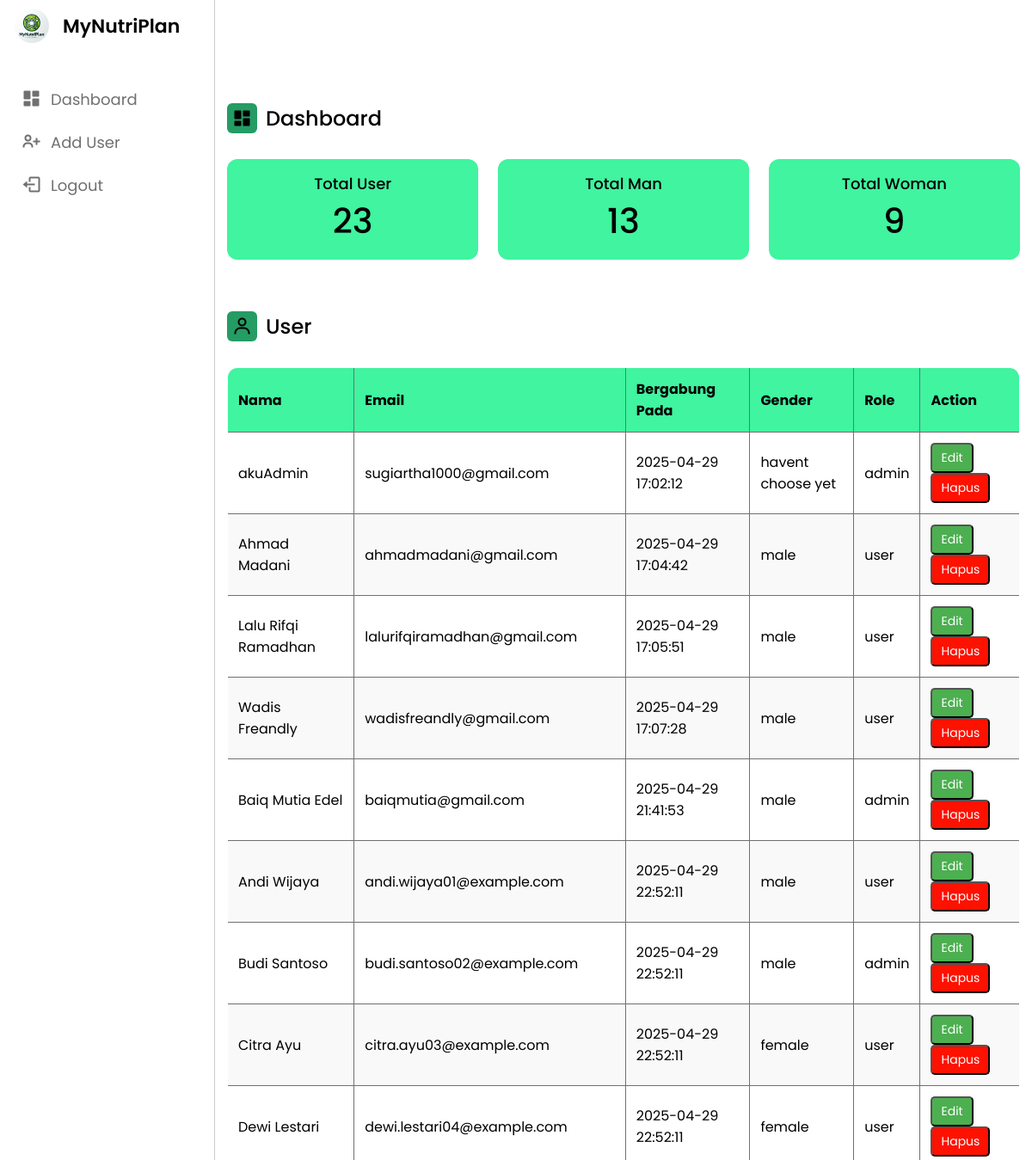
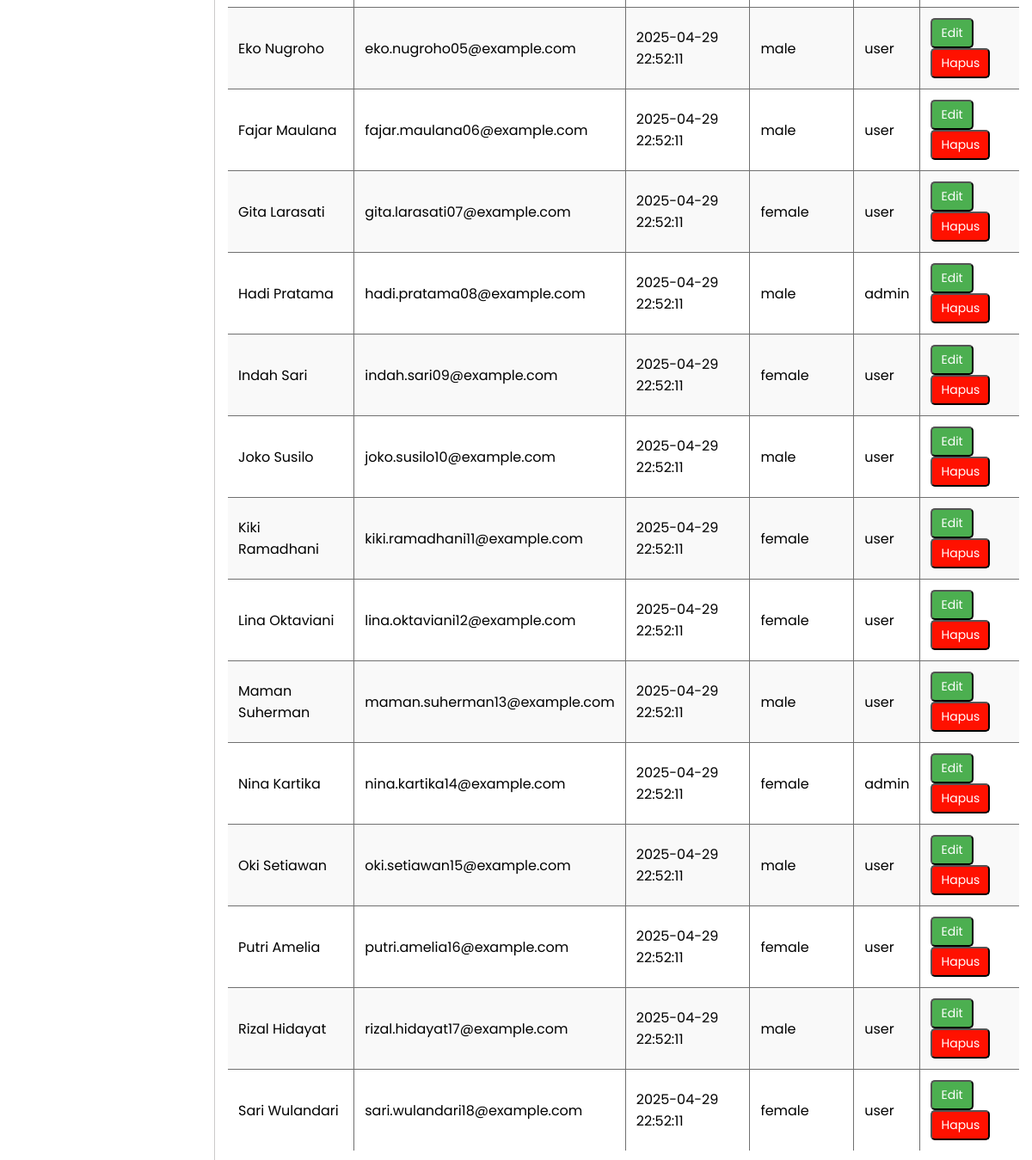
/admin/admin_dashboard.php, run on the app's committed database (2 pictures, top to bottom).
### tables this page shows
CREATE TABLE crud_113 (
  id INT(11) NOT NULL AUTO_INCREMENT,
  name VARCHAR(100) NOT NULL,
  email VARCHAR(100) NOT NULL UNIQUE,
  password VARCHAR(255) NOT NULL,
  role ENUM('user','admin') DEFAULT 'user',
  created_at TIMESTAMP NOT NULL DEFAULT current_timestamp(),
  gender ENUM('male','female','havent choose yet') DEFAULT 'havent choose yet',
  PRIMARY KEY (id)
);

### admin/admin_dashboard.php (the view, shortened to what this page needs)
<?php
  include '../config/config.php';
?>
<!DOCTYPE html>
<html lang="en">
<head>
  <link rel="stylesheet" href="../style/admin_dashboard.css">
  <link href='https://unpkg.com/boxicons@2.1.4/css/boxicons.min.css' rel='stylesheet'>
</head>
<body>
  <nav>
    <div class="logo-name">
      <div class="logo-image">
        <img src="../assets/image/profile.jpg" alt="">
      </div>
      <span class="logo_name">MyNutriPlan</span>
    </div>
    <div class="menu-items">
      <ul>
        <li>
          <a href="admin_dashboard.php">
            <i class='bx bxs-dashboard'></i>
            <span class="link-name">Dashboard</span>
          </a>
        </li>
      </ul>
      <ul>
        <li>
          <a href="add_user.php">
            <i class='bx bx-user-plus'></i>
            <span class="link-name">Add User</span>
          </a>
        </li>
      </ul>
      <ul class="logout-mode">
        <li>
          <a href="../auth/logout.php">
            <i class='bx bx-log-out' ></i>
            <span class="link-name">Logout</span>
          </a>
        </li>
      </ul>
    </div>
  </nav>
  <section class="dashboard">
    <div class="dash-content">
      <div class="overview">
        <div class="title">
          <i class='bx bxs-dashboard'></i>
          <span class="text">Dashboard</span>
        </div>
        <div class="boxes">
          <div class="box box1">
            <span class="text">Total User</span>
            <span class="number">
            <?php
              $sql = "SELECT COUNT(*) AS total FROM crud_113";
              $result = mysqli_query($conn, $sql);
              if ($row = mysqli_fetch_assoc($result)) {
                echo $row['total'];
              }
            ?></span>
          </div>
          <div class="box box2">
            <span class="text">Total Man</span>
            <span class="number">
            <?php
              $sql = "SELECT COUNT(*) AS total FROM crud_113 WHERE gender = 'male'";
              $result = mysqli_query($conn, $sql);
              if ($row = mysqli_fetch_assoc($result)) {
                echo $row['total'];
              }
            ?></span>
          </div>
          <div class="box box3">
            <span class="text">Total Woman</span>
            <span class="number">
            <?php
              $sql = "SELECT COUNT(*) AS total FROM crud_113 WHERE gender = 'female'";
              $result = mysqli_query($conn, $sql);
              if ($row = mysqli_fetch_assoc($result)) {
                  echo $row['total'];
              }
            ?></span>
          </div>
        </div>
      </div>
      <div class="activity">
        <div class="title">
          <i class='bx bx-user' ></i>
          <span class="text">User</span>
        </div>
        <div class="activity-data">
          <?php
            $sql = "SELECT * FROM crud_113";
            $result = mysqli_query($conn, $sql);
            if (mysqli_num_rows($result) > 0) {
              echo "<table>";
              echo "<thead>";
              echo "<tr>";
              echo "<th>Nama</th>";
              echo "<th>Email</th>";
              echo "<th>Bergabung Pada</th>";
              echo "<th>Gender</th>";
              echo "<th>Role</th>";
              echo "<th>Action</th>";
              echo "</tr>";
              echo "</thead>";
              echo "<tbody>";
              while ($row = mysqli_fetch_array($result)) {
                echo "<tr>";
                echo "<td>" . $row['name'] . "</td>";
                echo "<td>" . $row['email'] . "</td>";
                echo "<td>" . $row['created_at'] . "</td>";
                echo "<td>" . $row['gender'] . "</td>";
                echo "<td>" . $row['role'] . "</td>";
                echo "<td>
                        <form action='edit_user.php' method='POST' style='display:inline;'>
                          <input type='hidden' name='id' value='" . $row['id'] . "'>
                          <button type='submit' class='btn-edit'>Edit</button>
                        </form>
                        <form action='delete_user.php' method='POST' style='display:inline;'>
                          <input type='hidden' name='id' value='" . $row['id'] . "'>
                          <button type='submit' class='btn-delete' onclick=\"return confirm('Yakin ingin menghapus?')\">Hapus</button>
                        </form>
                      </td>";
                echo "</tr>";
              }
              echo "</tbody>";
              echo "</table>";
            } else {
              echo "No records found";
            }
          ?>
        </div>
      </div>
    </div>
  </section>
</body>
</html>

### style/admin_dashboard.css (style rules this page uses)
body { min-height: 100vh; }
.dashboard { position: relative; left: 250px; background-color: var(--panel-color); min-height: 100vh; width: calc(100% - 250px); padding: 10px 14px; transition: var(--tran-05); }
.dashboard .dash-content { padding-top: 50px; }
.dash-content .title { display: flex; align-items: center; margin: 60px 0 30px 0; }
.dash-content .title i { position: relative; height: 35px; width: 35px; background-color: var(--primary-color); border-radius: 6px; color: var(--title-icon-color); display: flex; align-items: center; justify-content: center; font-size: 24px; }
.dash-content .title .text { font-size: 24px; font-weight: 500; color: var(--text-color); margin-left: 10px; }
.dash-content .boxes { display: flex; align-items: center; justify-content: space-between; flex-wrap: wrap; }
.dash-content .boxes .box { display: flex; flex-direction: column; align-items: center; border-radius: 12px; width: calc(100% / 3 - 15px); padding: 15px 20px; background-color: var(--box1-color); transition: var(--tran-05); }
.boxes .box .text { white-space: nowrap; font-size: 18px; font-weight: 500; color: var(--text-color); }
.boxes .box .number { font-size: 40px; font-weight: 500; color: var(--text-color); }
table { width: 100%; border-collapse: collapse; margin-top: 20px; border-radius: 12px; overflow: hidden; }
table, th, td { border: 1px solid var(--black-light-color); }
th, td { padding: 12px; text-align: left; }
thead { background-color: var(--box1-color); color: var(--text-color); }
tbody tr:nth-child(even) { background-color: #f9f9f9; }
.btn-edit, .btn-delete { padding: 5px 10px; text-decoration: none; border-radius: 5px; font-size: 14px; }
.btn-edit { background-color: #4CAF50; color: white; }
.btn-delete { background-color: #ff1100; color: white; }

### style/config.css (style rules this page uses)
* { margin: 0; padding: 0; box-sizing: border-box; font-family: 'Poppins', sans-serif; }
:root { --primary-color: #249c64; --text-color: #000; --black-light-color: #707070; --border-color: #cccbcb; --box1-color: #40f4a0; --tran-05: all 0.5s ease; --tran-03: all 0.3s ease; --tran-03: all 0.2s ease; }

### style/navbar.css (style rules this page uses)
nav { position: fixed; top: 0; left: 0; height: 100%; width: 250px; padding: 10px 14px; background-color: var(--panel-color); border-right: 1px solid var(--border-color); transition: var(--tran-05); }
nav .logo-name { display: flex; align-items: center; }
nav .logo-image { display: flex; justify-content: center; min-width: 45px; }
nav .logo-image img { width: 40px; object-fit: cover; border-radius: 50%; }
nav .logo-name .logo_name { font-size: 22px; font-weight: 600; color: var(--text-color); margin-left: 14px; transition: var(--tran-05); }
nav .menu-items { margin-top: 40px; height: calc(100% - 90px); display: flex; flex-direction: column; }
.menu-items li { list-style: none; }
.menu-items li a { display: flex; align-items: center; height: 50px; text-decoration: none; position: relative; }
.menu-items li a i { font-size: 24px; min-width: 45px; height: 100%; display: flex; align-items: center; justify-content: center; color: var(--black-light-color); }
.menu-items li a .link-name { font-size: 18px; font-weight: 400; color: var(--black-light-color); transition: var(--tran-05); }

### data on the page
crud_113: name "akuAdmin", email "sugiartha1000@gmail.com", created_at "2025-04-29 17:02:12", gender "havent choose yet", role "admin"
crud_113: name "Ahmad Madani", email "ahmadmadani@gmail.com", created_at "2025-04-29 17:04:42", gender "male", role "user"
crud_113: name "Lalu Rifqi Ramadhan", email "lalurifqiramadhan@gmail.com", created_at "2025-04-29 17:05:51", gender "male", role "user"
crud_113: name "Wadis Freandly", email "wadisfreandly@gmail.com", created_at "2025-04-29 17:07:28", gender "male", role "user"
crud_113: name "Baiq Mutia Edel", email "baiqmutia@gmail.com", created_at "2025-04-29 21:41:53", gender "male", role "admin"
crud_113: name "Andi Wijaya", email "andi.wijaya01@example.com", created_at "2025-04-29 22:52:11", gender "male", role "user"
crud_113: name "Budi Santoso", email "budi.santoso02@example.com", created_at "2025-04-29 22:52:11", gender "male", role "admin"
crud_113: name "Citra Ayu", email "citra.ayu03@example.com", created_at "2025-04-29 22:52:11", gender "female", role "user"
crud_113: name "Dewi Lestari", email "dewi.lestari04@example.com", created_at "2025-04-29 22:52:11", gender "female", role "user"
crud_113: name "Eko Nugroho", email "eko.nugroho05@example.com", created_at "2025-04-29 22:52:11", gender "male", role "user"
crud_113: name "Fajar Maulana", email "fajar.maulana06@example.com", created_at "2025-04-29 22:52:11", gender "male", role "user"
crud_113: name "Gita Larasati", email "gita.larasati07@example.com", created_at "2025-04-29 22:52:11", gender "female", role "user"
crud_113: name "Hadi Pratama", email "hadi.pratama08@example.com", created_at "2025-04-29 22:52:11", gender "male", role "admin"
crud_113: name "Indah Sari", email "indah.sari09@example.com", created_at "2025-04-29 22:52:11", gender "female", role "user"
crud_113: name "Joko Susilo", email "joko.susilo10@example.com", created_at "2025-04-29 22:52:11", gender "male", role "user"
crud_113: name "Kiki Ramadhani", email "kiki.ramadhani11@example.com", created_at "2025-04-29 22:52:11", gender "female", role "user"
crud_113: name "Lina Oktaviani", email "lina.oktaviani12@example.com", created_at "2025-04-29 22:52:11", gender "female", role "user"
crud_113: name "Maman Suherman", email "maman.suherman13@example.com", created_at "2025-04-29 22:52:11", gender "male", role "user"
crud_113: name "Nina Kartika", email "nina.kartika14@example.com", created_at "2025-04-29 22:52:11", gender "female", role "admin"
crud_113: name "Oki Setiawan", email "oki.setiawan15@example.com", created_at "2025-04-29 22:52:11", gender "male", role "user"
crud_113: name "Putri Amelia", email "putri.amelia16@example.com", created_at "2025-04-29 22:52:11", gender "female", role "user"
crud_113: name "Rizal Hidayat", email "rizal.hidayat17@example.com", created_at "2025-04-29 22:52:11", gender "male", role "user"
crud_113: name "Sari Wulandari", email "sari.wulandari18@example.com", created_at "2025-04-29 22:52:11", gender "female", role "user"

### other printed values
$row['total'] "23"
$row['total'] "13"
$row['total'] "9"
